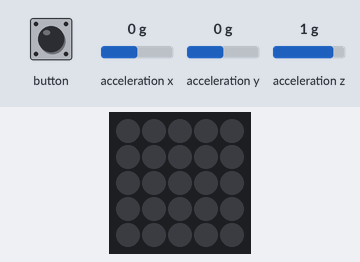
A sketch run on a simulated ESP32. Shown: 5×5 RGB LED matrix (first LED top left, wired row by row). The test bench sets the inputs (shaded band); at power-on: acceleration z 1 g, acceleration x 0 g, acceleration y 0 g. Dim RGB values are drawn brighter than linear.

Above: at 1.2 s.
1.3 s: button pressed for 0.15 s
At 2.25 s:
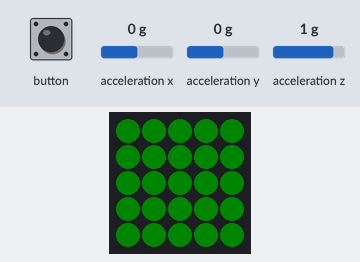
4.4 s: button pressed for 1 s
At 5.25 s:
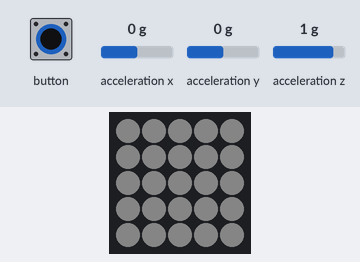
8.4 s: button pressed for 3.2 s
At 9.4 s:
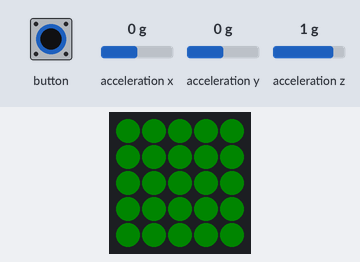
13.1 s: acceleration z set to -1.4 g
14.6 s: acceleration z set to -0.1 g
16.1 s: acceleration z set to 0.2 g
At 16.9 s:
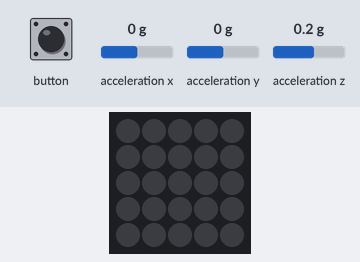
Timing chart, 0 to 19.1 s (numbered marks = the images above; inputs shaded):
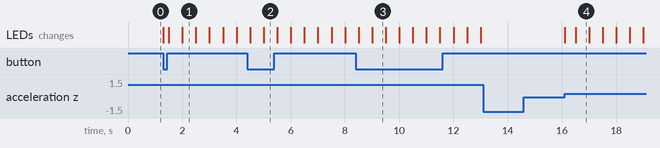

Measured:
- after the input at 1.3 s, the LEDs: change at once (image 1)
- after the input at 4.4 s, the LEDs: first differ from a run without the input after 0.60 s (image 2)
- after the input at 8.4 s, the LEDs: first differ from a run without the input after 0.60 s (image 3)
- after the input at 13.1 s, every drawn part: stays the same
- after the input at 14.6 s, every drawn part: stays the same
- after the input at 16.1 s, the LEDs: change at once (image 4)
- what the display in image 1 shows lasts 0.5 s, from 2.0 s to 2.5 s

The sketch:

bikelightFin.ino
```cpp
# include "M5Atom.h"
# include "millisDelay.h"

/*Acceleration variables in the x, y, and z directions*/
float accX, accY, accZ;

/*Time passed for intervalDelay function*/
unsigned long previousT = 0;

/*Colors in hexadecimal*/
uint32_t white = 0xffffff;
uint32_t red = 0x00ff00;
uint32_t black = 0x0000;

/* strobe settings*/
unsigned long Interval;
bool ledStat = false;
millisDelay BlinkDelay;

/*Function that fills the screen with a certain color*/
void fillScreen(uint32_t color){
     M5.dis.fillpix(color);
}

/*Function that checks the time interval and switches the color*/
void checkTurnOffLed(uint32_t color) {
  if (BlinkDelay.justFinished()) {
    BlinkDelay.repeat();
    if(ledStat == true){
      ledStat = false;
    }else{
      ledStat = true;
    }
    if (ledStat)
      M5.dis.fillpix(color); // turn led on red
    else{
      M5.dis.clear(); // turn leds off
    }
  }
}

uint8_t FSM = 0;
uint32_t currentColor = black;

void setup() {
  M5.begin(true,false, true);
  M5.dis.clear();
  M5.dis.setBrightness(20);
  ledStat = true;
  Interval = 500;
  BlinkDelay.start(Interval);
  M5.IMU.Init();
}

void loop() {
  M5.IMU.getAccelData(&accX, &accY, &accZ);
    switch (FSM){
      case 0: //  OFF
          M5.dis.clear();
          break;
      case 1: // Manual Rear strobe (RED)
          checkTurnOffLed(red);
          break;
      case 2: // Manual Rear strobe (WHITE)
          checkTurnOffLed(white);
          break;
      case 3: // Automatic Rear Mode Rear (RED)
          if(accZ*1000 > 0.1){
            checkTurnOffLed(red);
          } else {
            M5.dis.fillpix(red);
          }
          break;
      case 4: // Automatic Rear Mode Rear (WHITE)
          if(accZ*1000 > 0.1){
            checkTurnOffLed(white);
          } else {
            M5.dis.fillpix(white);
          }
          break;
      default:
          break;
    }

   if(M5.Btn.wasPressed()){
    FSM++;
      if (FSM > 4)
      {
        FSM = 0;
      }
   }

  M5.update();
}
```
